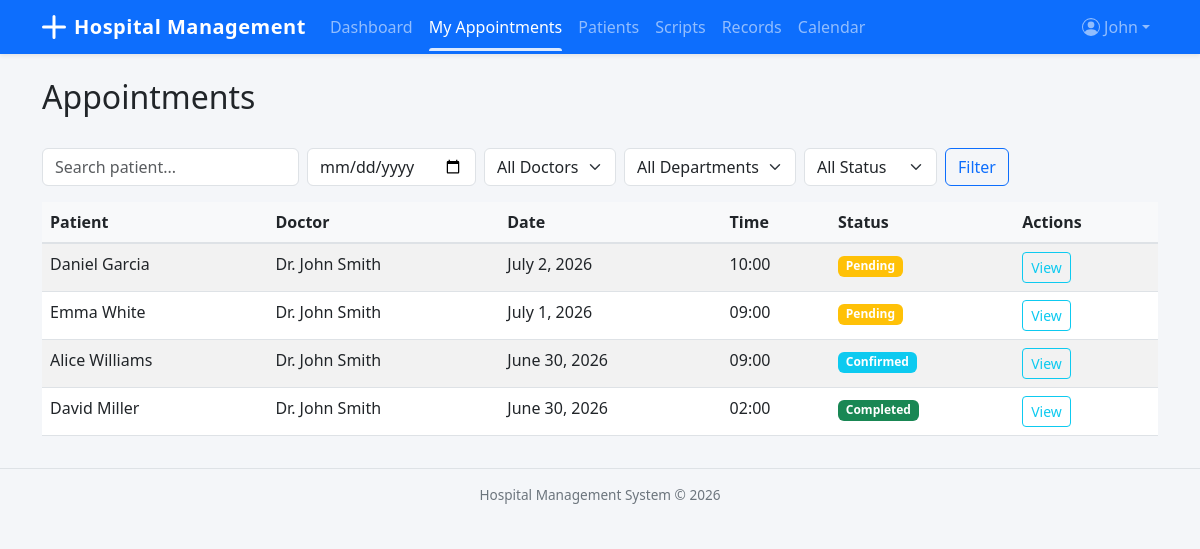
/doctors/my/appointments/ (signed in), run on the app's committed database.
### accounts/models.py (models this page shows, shortened)
class User(AbstractUser):
    class Role(models.TextChoices):
        ADMIN = 'Admin', 'Admin'
        DOCTOR = 'Doctor', 'Doctor'
        RECEPTIONIST = 'Receptionist', 'Receptionist'
    role = models.CharField(max_length=20, choices=Role.choices, default=Role.RECEPTIONIST)
    phone_number = models.CharField(max_length=15, blank=True)

### appointments/models.py (models this page shows, shortened)
class Appointment(models.Model):
    class Status(models.TextChoices):
        PENDING = 'Pending', 'Pending'
        CONFIRMED = 'Confirmed', 'Confirmed'
        COMPLETED = 'Completed', 'Completed'
        CANCELLED = 'Cancelled', 'Cancelled'
    patient = models.ForeignKey(
        'patients.Patient', on_delete=models.CASCADE, related_name='appointments'
    )
    doctor = models.ForeignKey(
        'doctors.Doctor', on_delete=models.SET_NULL, null=True, related_name='appointments'
    )
    department = models.ForeignKey(
        'departments.Department', on_delete=models.SET_NULL, null=True
    )
    appointment_date = models.DateField()
    appointment_time = models.TimeField()
    status = models.CharField(max_length=20, choices=Status.choices, default=Status.PENDING)
    reason_for_visit = models.TextField(blank=True)
    notes = models.TextField(blank=True)
    created_at = models.DateTimeField(auto_now_add=True)
    class Meta:
        ordering = ['-appointment_date', '-appointment_time']

### patients/models.py (models this page shows)
class Patient(models.Model):
    class Gender(models.TextChoices):
        MALE = 'Male', 'Male'
        FEMALE = 'Female', 'Female'
        OTHER = 'Other', 'Other'
    class BloodGroup(models.TextChoices):
        A_POS = 'A+', 'A+'
        A_NEG = 'A-', 'A-'
        B_POS = 'B+', 'B+'
        B_NEG = 'B-', 'B-'
        AB_POS = 'AB+', 'AB+'
        AB_NEG = 'AB-', 'AB-'
        O_POS = 'O+', 'O+'
        O_NEG = 'O-', 'O-'
    first_name = models.CharField(max_length=50)
    last_name = models.CharField(max_length=50)
    date_of_birth = models.DateField()
    gender = models.CharField(max_length=10, choices=Gender.choices)
    blood_group = models.CharField(max_length=5, choices=BloodGroup.choices, blank=True)
    phone_number = models.CharField(max_length=15)
    email = models.EmailField(blank=True)
    address = models.TextField(blank=True)
    emergency_contact_name = models.CharField(max_length=100, blank=True)
    emergency_contact_phone = models.CharField(max_length=15, blank=True)
    registered_date = models.DateTimeField(auto_now_add=True)
    def __str__(self):
        return f"{self.first_name} {self.last_name}"

### doctors/models.py (models this page shows)
class Doctor(models.Model):
    user = models.OneToOneField(settings.AUTH_USER_MODEL, on_delete=models.CASCADE)
    department = models.ForeignKey(
        'departments.Department', on_delete=models.SET_NULL,
        null=True, blank=True, related_name='doctors'
    )
    specialization = models.CharField(max_length=100)
    qualification = models.CharField(max_length=200)
    experience_years = models.PositiveIntegerField(default=0)
    consultation_fee = models.DecimalField(max_digits=10, decimal_places=2, default=0)
    available_days = models.CharField(
        max_length=100,
        help_text="Comma-separated days (e.g., Monday,Tuesday,Wednesday)"
    )
    available_time_start = models.TimeField(null=True, blank=True)
    available_time_end = models.TimeField(null=True, blank=True)
    is_active = models.BooleanField(default=True)
    def __str__(self):
        return f"Dr. {self.user.get_full_name() or self.user.username}"

### doctors/views.py (the view)
# urls.py: path('my/appointments/', views.doctor_appointments_view, name='doctor_appointments'),
@login_required
def doctor_appointments_view(request):
    try:
        doctor = request.user.doctor
    except Doctor.DoesNotExist:
        messages.error(request, 'Doctor profile not found.')
        return redirect('dashboard_redirect')
    appointments = Appointment.objects.filter(doctor=doctor).select_related(
        'patient', 'department'
    ).order_by('-appointment_date', '-appointment_time')
    return render(request, 'appointments/appointment_list.html', {
        'appointments': appointments,
        'doctors': Doctor.objects.none(),
        'departments': [],
        'status_choices': Appointment.Status.choices,
    })

### templates/appointments/appointment_list.html (shortened to what this page needs)
{% extends 'base.html' %}
{% block content %}
<div class="d-flex justify-content-between align-items-center">
    <h2>Appointments</h2>
</div>
<form method="get" class="row g-2 mt-3 mb-3">
    <div class="col-auto"><input type="text" name="search" class="form-control" placeholder="Search patient..." value="{{ request.GET.search }}"></div>
    <div class="col-auto"><input type="date" name="date" class="form-control" value="{{ request.GET.date }}"></div>
    <div class="col-auto">
        <select name="doctor" class="form-select">
            <option value="">All Doctors</option>
        </select>
    </div>
    <div class="col-auto">
        <select name="department" class="form-select">
            <option value="">All Departments</option>
        </select>
    </div>
    <div class="col-auto">
        <select name="status" class="form-select">
            <option value="">All Status</option>
        </select>
    </div>
    <div class="col-auto"><button type="submit" class="btn btn-outline-primary">Filter</button></div>
</form>
<table class="table table-striped">
    <thead><tr><th>Patient</th><th>Doctor</th><th>Date</th><th>Time</th><th>Status</th><th>Actions</th></tr></thead>
    <tbody>
    {% for apt in appointments %}
    <tr>
        <td>{{ apt.patient }}</td>
        <td>{{ apt.doctor|default:"—" }}</td>
        <td>{{ apt.appointment_date }}</td>
        <td>{{ apt.appointment_time|time:"H:i" }}</td>
        <td><span class="badge bg-{% if apt.status == 'Completed' %}success{% elif apt.status == 'Cancelled' %}danger{% elif apt.status == 'Confirmed' %}info{% else %}warning{% endif %}">{{ apt.status }}</span></td>
        <td>
            <a href="{% url 'appointment_detail' apt.pk %}" class="btn btn-sm btn-outline-info">View</a>
        </td>
    </tr>
    {% empty %}
    <tr><td colspan="6" class="text-muted">No appointments found.</td></tr>
    {% endfor %}
    </tbody>
</table>
{% endblock %}

### templates/base.html (shortened to what this page needs)
<!DOCTYPE html>
<html lang="en">
<head>
    <link href="https://cdn.jsdelivr.net/npm/bootstrap@5.3.0/dist/css/bootstrap.min.css" rel="stylesheet">
</head>
<body>
    <nav class="navbar navbar-expand-lg navbar-dark bg-primary shadow-sm">
        <div class="container">
            <a class="navbar-brand d-flex align-items-center" href="{% url 'dashboard_redirect' %}">
                <svg xmlns="http://www.w3.org/2000/svg" width="24" height="24" fill="currentColor" class="me-2" viewBox="0 0 16 16">
                    <path d="M8 0a1 1 0 0 1 1 1v6h6a1 1 0 1 1 0 2H9v6a1 1 0 1 1-2 0V9H1a1 1 0 0 1 0-2h6V1a1 1 0 0 1 1-1z"/>
                </svg>
                <span class="d-none d-sm-inline">Hospital Management</span><span class="d-sm-none">HMS</span>
            </a>
            <div class="collapse navbar-collapse" id="navbarNav">
                {% if user.is_authenticated %}
                <ul class="navbar-nav me-auto">
                    {% if user.role == 'Admin' %}
                    <li class="nav-item"><a class="nav-link{% if request.resolver_match.url_name == 'admin_dashboard' %} active{% endif %}" href="{% url 'admin_dashboard' %}">Dashboard</a></li>
                    <li class="nav-item"><a class="nav-link{% if request.resolver_match.url_name == 'department_list' %} active{% endif %}" href="{% url 'department_list' %}">Departments</a></li>
                    <li class="nav-item"><a class="nav-link{% if 'doctor' in request.resolver_match.url_name %} active{% endif %}" href="{% url 'doctor_list' %}">Doctors</a></li>
                    <li class="nav-item"><a class="nav-link{% if 'patient' in request.resolver_match.url_name %} active{% endif %}" href="{% url 'patient_list' %}">Patients</a></li>
                    <li class="nav-item"><a class="nav-link{% if 'appointment' in request.resolver_match.url_name %} active{% endif %}" href="{% url 'appointment_list' %}">Appointments</a></li>
                    <li class="nav-item"><a class="nav-link{% if 'prescription' in request.resolver_match.url_name %} active{% endif %}" href="{% url 'prescription_list' %}">Prescriptions</a></li>
                    <li class="nav-item"><a class="nav-link{% if 'record' in request.resolver_match.url_name %} active{% endif %}" href="{% url 'medical_record_list' %}">Records</a></li>
                    <li class="nav-item"><a class="nav-link{% if 'report' in request.resolver_match.url_name %} active{% endif %}" href="{% url 'patient_report' %}">Reports</a></li>
                    <li class="nav-item"><a class="nav-link{% if 'calendar' in request.resolver_match.url_name %} active{% endif %}" href="{% url 'doctor_calendar' %}">Calendar</a></li>
                    {% elif user.role == 'Doctor' %}
                    <li class="nav-item"><a class="nav-link{% if request.resolver_match.url_name == 'doctor_dashboard' %} active{% endif %}" href="{% url 'doctor_dashboard' %}">Dashboard</a></li>
                    <li class="nav-item"><a class="nav-link{% if request.resolver_match.url_name == 'doctor_appointments' %} active{% endif %}" href="{% url 'doctor_appointments' %}">My Appointments</a></li>
                    <li class="nav-item"><a class="nav-link{% if 'patient' in request.resolver_match.url_name %} active{% endif %}" href="{% url 'patient_list' %}">Patients</a></li>
                    <li class="nav-item"><a class="nav-link{% if request.resolver_match.url_name == 'doctor_prescriptions' %} active{% endif %}" href="{% url 'doctor_prescriptions' %}">Scripts</a></li>
                    <li class="nav-item"><a class="nav-link{% if request.resolver_match.url_name == 'doctor_medical_records' %} active{% endif %}" href="{% url 'doctor_medical_records' %}">Records</a></li>
                    <li class="nav-item"><a class="nav-link{% if 'calendar' in request.resolver_match.url_name %} active{% endif %}" href="{% url 'doctor_calendar' %}">Calendar</a></li>
                    {% endif %}
                </ul>
                <ul class="navbar-nav">
                    <li class="nav-item dropdown">
                        <a class="nav-link dropdown-toggle d-flex align-items-center" href="#" role="button" data-bs-toggle="dropdown">
                            <span class="d-none d-md-inline">{{ user.get_short_name|default:user.username }}</span>
                        </a>
                    </li>
                </ul>
                {% endif %}
            </div>
        </div>
    </nav>
    <div class="container mt-4">
        {% block content %}{% endblock %}
    </div>
    <footer class="footer text-center">
        <div class="container">
            Hospital Management System &copy; {% now "Y" %}
        </div>
    </footer>
</body>
</html>

### templates/base.html (style rules this page uses)
body { background-color: #f4f6f9; }
.navbar { padding-top: 0; padding-bottom: 0; }
.navbar-brand { font-weight: 700; letter-spacing: 0.5px; padding-top: 0.75rem; padding-bottom: 0.75rem; }
.navbar .nav-link { padding-top: 0.75rem; padding-bottom: 0.75rem; position: relative; }
.navbar .nav-link.active::after { content: ''; position: absolute; bottom: 0; left: 0.5rem; right: 0.5rem; height: 3px; background: rgba(255,255,255,0.85); border-radius: 3px 3px 0 0; }
.table th { background-color: #f8f9fa; border-bottom-width: 2px; }
.footer { font-size: 0.85rem; color: #6c757d; border-top: 1px solid #dee2e6; padding: 1rem 0; margin-top: 2rem; }

### data on the page
User: get_short_name "John"
Appointment: patient "Daniel Garcia", doctor "Dr. John Smith", appointment_date "July 2, 2026", appointment_time "10:00", status "Pending"
Appointment: patient "Emma White", doctor "Dr. John Smith", appointment_date "July 1, 2026", appointment_time "09:00", status "Pending"
Appointment: patient "Alice Williams", doctor "Dr. John Smith", appointment_date "June 30, 2026", appointment_time "09:00", status "Confirmed"
Appointment: patient "David Miller", doctor "Dr. John Smith", appointment_date "June 30, 2026", appointment_time "02:00", status "Completed"
